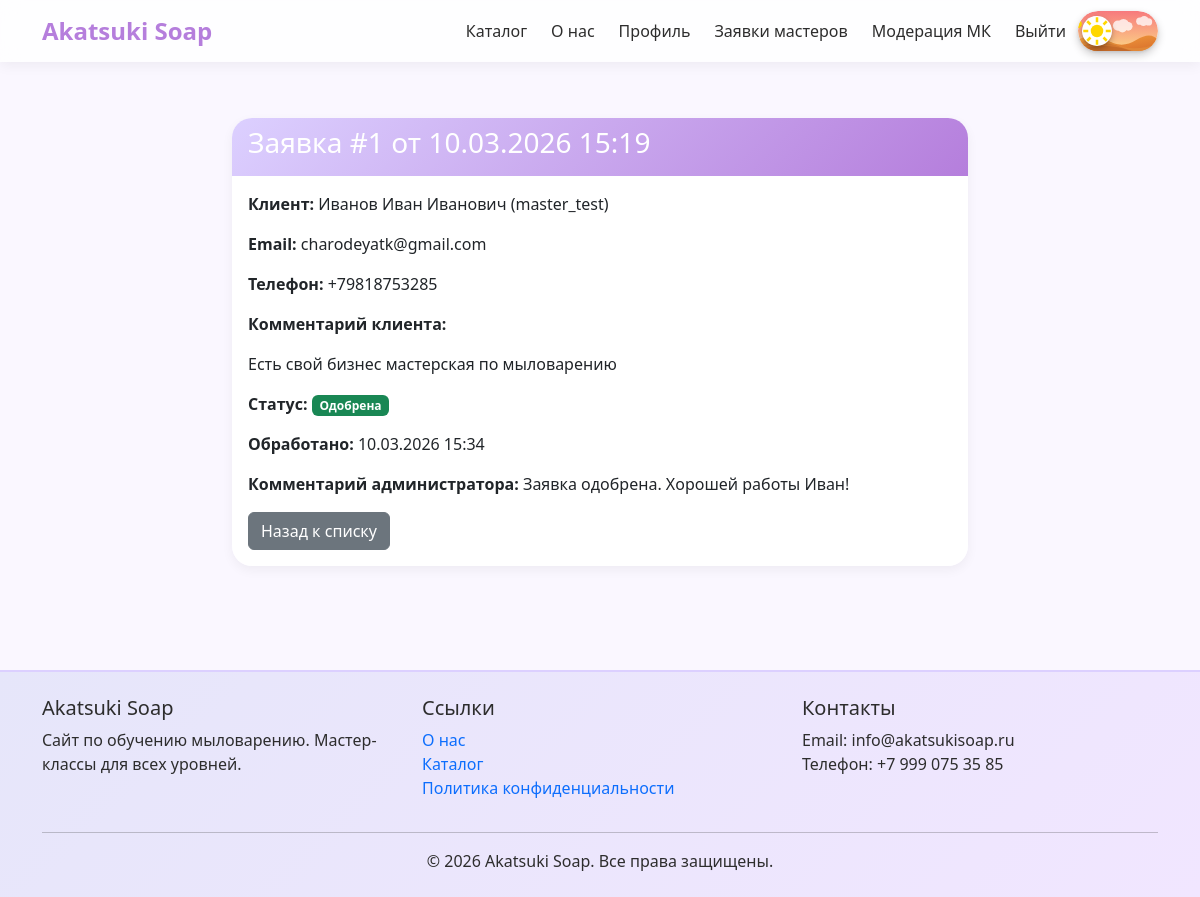
/master-request/1/ (signed in), run on the app's committed database.
### main/models.py (models this page shows, shortened)
class MasterRequest(models.Model):
    STATUS_MASTER_CHOICES = [
        (1, "На рассмотрении"), (2, "Одобрена"), (3, "Отклонена"),
    ]
    client = models.ForeignKey(User, on_delete=models.CASCADE, related_name='master_requests')
    comment = models.TextField(blank=True, verbose_name="Комментарий клиента")
    status = models.IntegerField(choices=STATUS_MASTER_CHOICES, default=1)
    admin_comment = models.TextField(blank=True, verbose_name="Комментарий администратора")
    created_at = models.DateTimeField(auto_now_add=True)
    processed_at = models.DateTimeField(null=True, blank=True)

class ProfileUser(models.Model):
    user = models.OneToOneField(User, on_delete=models.CASCADE, related_name='profile')
    role = models.ForeignKey(Role, on_delete=models.PROTECT, verbose_name="Роль")
    fio = models.CharField(max_length=255, verbose_name="ФИО")
    phone = models.CharField(max_length=20, verbose_name="Телефон")
    avatar = models.ImageField(upload_to='avatars/', blank=True, null=True, verbose_name="Аватар")
    bio = models.TextField(blank=True, verbose_name="О себе")

### main/views.py (the view, shortened to what this page needs)
# urls.py: path('master-request/<int:request_id>/', views.master_request_detail, name='master_request_detail'),
@staff_member_required
def master_request_detail(request, request_id):
    master_request = get_object_or_404(MasterRequest, id=request_id)
    context = {'master_request': master_request}
    return render(request, 'main/master_request_detail.html', context)

### templates/main/master_request_detail.html (shortened to what this page needs)
{% extends 'base.html' %}
{% load static %}
{% block content %}
<div class="row">
    <div class="col-md-8 offset-md-2">
        <div class="card">
            <div class="card-header">
                <h3>Заявка #{{ master_request.id }} от {{ master_request.created_at|date:"d.m.Y H:i" }}</h3>
            </div>
            <div class="card-body">
                <p><strong>Клиент:</strong> {{ master_request.client.profile.fio }} ({{ master_request.client.username }})</p>
                <p><strong>Email:</strong> {{ master_request.client.email }}</p>
                <p><strong>Телефон:</strong> {{ master_request.client.profile.phone }}</p>
                <p><strong>Комментарий клиента:</strong></p>
                <p>{{ master_request.comment|default:"нет" }}</p>
                <p><strong>Статус:</strong>
                    <span class="badge bg-{% if master_request.status == 1 %}warning{% elif master_request.status == 2 %}success{% else %}danger{% endif %}">
                        {{ master_request.get_status_display }}
                    </span>
                </p>
                {% if master_request.processed_at %}
                    <p><strong>Обработано:</strong> {{ master_request.processed_at|date:"d.m.Y H:i" }}</p>
                {% endif %}
                {% if master_request.admin_comment %}
                    <p><strong>Комментарий администратора:</strong> {{ master_request.admin_comment }}</p>
                {% endif %}
                {% if master_request.status == 1 %}
                <hr>
                <h5>Обработать заявку</h5>
                <form method="post">
                    {% csrf_token %}
                    <div class="mb-3">
                        <label for="admin_comment" class="form-label">Комментарий администратора</label>
                        <textarea name="admin_comment" id="admin_comment" class="form-control" rows="3"></textarea>
                    </div>
                    <div class="mb-3">
                        <label class="form-label">Решение</label>
                        <div>
                            <button type="submit" name="status" value="2" class="btn btn-success">Одобрить</button>
                            <button type="submit" name="status" value="3" class="btn btn-danger">Отклонить</button>
                        </div>
                    </div>
                </form>
                {% else %}
                <a href="{% url 'master_requests_list' %}" class="btn btn-secondary">Назад к списку</a>
                {% endif %}
            </div>
        </div>
    </div>
</div>
{% endblock %}

### static/css/style.css (style rules this page uses)
:root { --lavender-light: #e6e6fa; --lavender-medium: #dcd0ff; --lavender-dark: #b57edc; --accent-gold: #d4af37; --text-dark: #2d2d2d; --text-muted: #6c757d; --bg-light: #faf7ff; --shadow-sm: 0 4px 12px rgba(0, 0, 0, 0.05); --shadow-md: 0 8px 24px rgba(0, 0, 0, 0.1); --border-radius: 20px; --transition: all 0.5s ease; }
body { font-family: 'Segoe UI', Roboto, system-ui, -apple-system, sans-serif; background-color: var(--bg-light); color: var(--text-dark); min-height: 100vh; display: flex; flex-direction: column; margin: 0; }
html, body { overflow-x: hidden; width: 100%; position: relative; }
.card { border: none; border-radius: var(--border-radius); box-shadow: var(--shadow-sm); transition: transform 0.5s ease, box-shadow 0.5s ease; background: rgba(255, 255, 255, 0.9); backdrop-filter: blur(5px); overflow: hidden; }
.card-header { background: linear-gradient(135deg, var(--lavender-medium), var(--lavender-dark)); color: white; border-bottom: none; font-weight: 600; }

### data on the page
MasterRequest: id "1", created_at "10.03.2026 15:19", client.profile.fio "Иванов Иван Иванович", client.username "master_test", client.email "charodeyatk@gmail.com", client.profile.phone "+79818753285", comment "Есть свой бизнес мастерская по мыловарению", status "Одобрена", processed_at "10.03.2026 15:34", admin_comment "Заявка одобрена. Хорошей работы Иван!"
